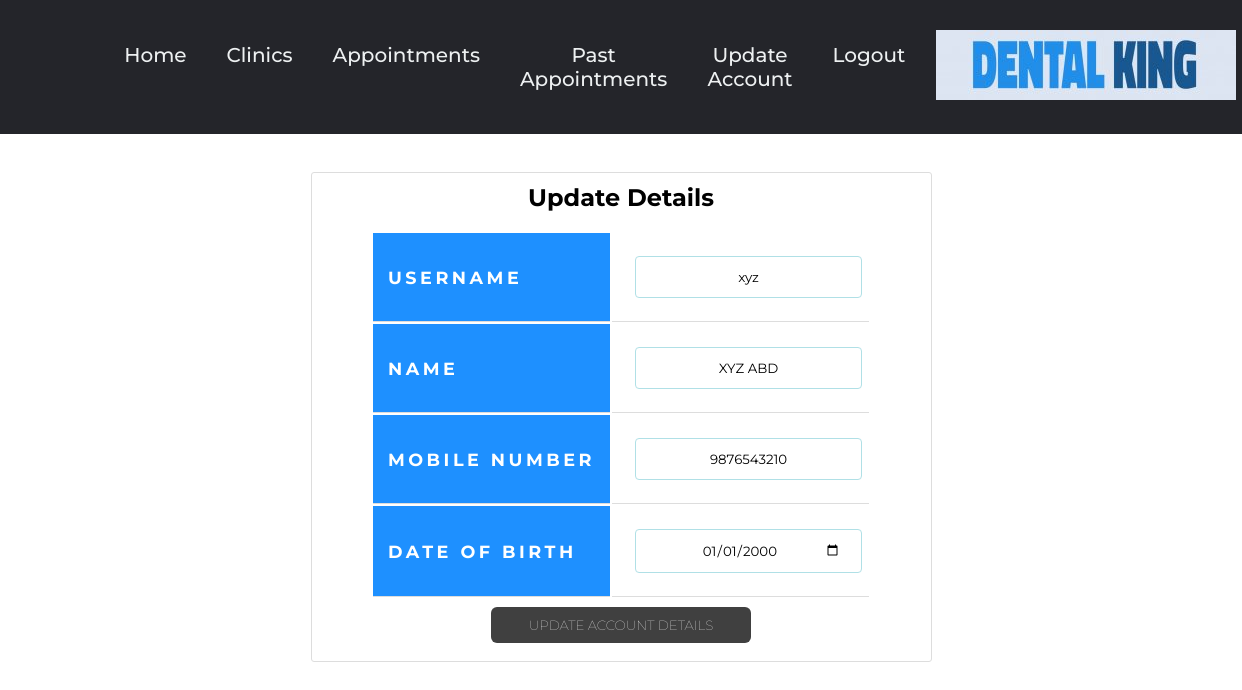
The app's page /updateaccount.php (signed in), older data.
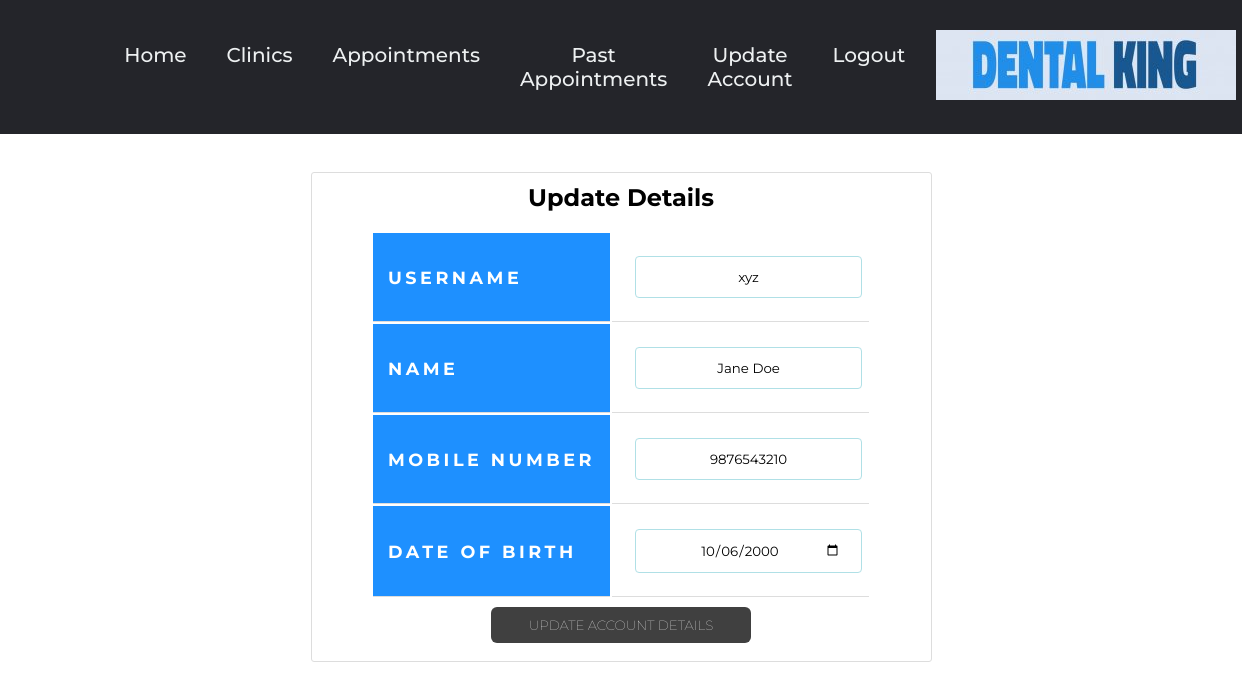
The same page, newer data.
### tables this page shows
CREATE TABLE `useraccount` (
  `username` varchar(32) NOT NULL,
  `name` varchar(50) DEFAULT NULL,
  `mobile_no` bigint(10) DEFAULT NULL,
  `dob` date DEFAULT NULL
);

### updateaccount.php (the view, shortened to what this page needs)
<?php
	$db=mysqli_connect('localhost','root','','dcms') or die("could not connect to database");
?>
<!DOCTYPE HTML>
<html>
<head>
	<link rel="stylesheet" href="styles.css">
	<link href="style10.css" type="text/css"rel="stylesheet"/>
</head>
<body>
  <center>
  <?php require_once("header.php");?>
    <div class="content-section" style="width:50%">
	<?php
		$query = "SELECT * FROM useraccount WHERE username = '".$_SESSION['username']."' LIMIT 1";
		$user_details = mysqli_query($db, $query);
		if($user_details == false)
		{
			echo "User Not Found!";
		}
		else
		{
			$user_row = mysqli_fetch_assoc($user_details);
			$uname = $user_row['username'];
			$name = $user_row['name'];
			$mobile_no = $user_row['mobile_no'];
			$dob = $user_row['dob'];
		?>
		<h2>Update Details</h2><br>
		<form action="" method="post">
			<table>
			<tr><th><label for="username">Username</label></th>
			<td><input type="text" name="username" value="<?php echo $uname; ?>"readonly></td></tr>
			<tr><th><label for="name">Name</label></th>
			<td><input type="text" name="name" maxlength="50" value="<?php echo $name; ?>"required></td></tr>
			<tr><th><label for="mobile_no">Mobile Number</label></th>
			<td><input type="text" name="mobile_no" value = "<?php echo $mobile_no; ?>" required></td></tr>
			<tr><th><label for="dob">Date of Birth</label></th>
			<td><input type="date" name="dob" value="<?php echo $dob; ?>" required></td></tr>
			</table>
			<input type="submit" name="update_acc" class="example_e" value="Update Account Details" style="color:royalblue; width:45%"/>
		</form>
	<?php
	}
	?>
	</div>
	</center>
</body>
</html>

Row changes from the older to the newer data that the page shows:
changed useraccount "xyz": name "XYZ ABD" → "Jane Doe"; dob "01/01/2000" → "10/06/2000"
